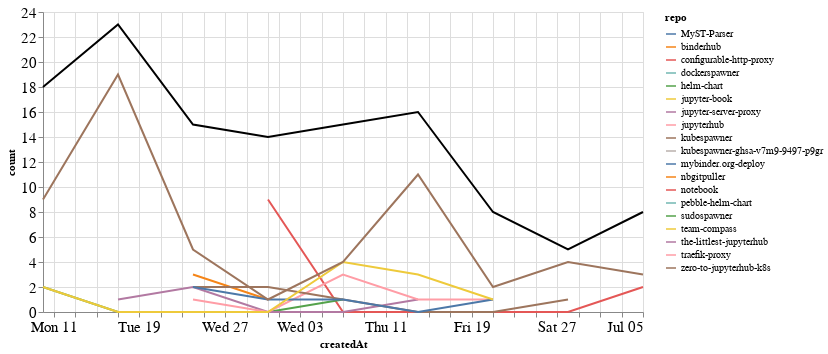

Notebook code for this chart:
### Markdown cell above
## Comments

### Code cell
comments_time = comments.groupby('repo').resample('W', on='createdAt').count()['author'].reset_index()
comments_time = comments_time.rename(columns={'author': 'count'})
comments_time_total = comments_time.groupby('createdAt').agg({"count": "sum"}).reset_index()
ch1 = alt.Chart(comments_time, width=600).mark_line().encode(
    x='createdAt',
    y='count',
    color='repo',
    tooltip="repo"
)

ch2 = alt.Chart(comments_time_total, width=600).mark_line(color="black").encode(
    x='createdAt',
    y='count',
)

ch1 + ch2

### Figure 1 — Vega-Lite specification as saved in the notebook (floating-point values rounded to 4 significant figures)
{"config": {"axisLeft": {"labelFontSize": 15}, "axisBottom": {"labelFontSize": 15}}, "layer": [{"data": {"name": "data-8fb615287b552695e87fe2a034bf1c96"}, "mark": "line", "encoding": {"color": {"type": "nominal", "field": "repo"}, "tooltip": {"type": "nominal", "field": "repo"}, "x": {"type": "temporal", "field": "createdAt"}, "y": {"type": "quantitative", "field": "count"}}, "width": 600}, {"data": {"name": "data-d8b6fa3fe214318858d892b3b78ec93d"}, "mark": {"type": "line", "color": "black"}, "encoding": {"x": {"type": "temporal", "field": "createdAt"}, "y": {"type": "quantitative", "field": "count"}}, "width": 600}], "$schema": "https://vega.github.io/schema/vega-lite/v4.8.1.json", "datasets": {"data-8fb615287b552695e87fe2a034bf1c96": [{"repo": "MyST-Parser", "createdAt": "2020-05-10T00:00:00", "count": 3}, {"repo": "binderhub", "createdAt": "2020-05-24T00:00:00", "count": 3}, {"repo": "binderhub", "createdAt": "2020-05-31T00:00:00", "count": 1}, {"repo": "configurable-http-proxy", "createdAt": "2020-05-31T00:00:00", "count": 9}, {"repo": "configurable-http-proxy", "createdAt": "2020-06-07T00:00:00", "count": 0}, {"repo": "configurable-http-proxy", "createdAt": "2020-06-14T00:00:00", "count": 0}, {"repo": "configurable-http-proxy", "createdAt": "2020-06-21T00:00:00", "count": 0}, {"repo": "configurable-http-proxy", "createdAt": "2020-06-28T00:00:00", "count": 0}, {"repo": "configurable-http-proxy", "createdAt": "2020-07-05T00:00:00", "count": 2}, {"repo": "dockerspawner", "createdAt": "2020-07-05T00:00:00", "count": 1}, {"repo": "helm-chart", "createdAt": "2020-05-10T00:00:00", "count": 2}, {"repo": "helm-chart", "createdAt": "2020-05-17T00:00:00", "count": 0}, {"repo": "helm-chart", "createdAt": "2020-05-24T00:00:00", "count": 0}, {"repo": "helm-chart", "createdAt": "2020-05-31T00:00:00", "count": 0}, {"repo": "helm-chart", "createdAt": "2020-06-07T00:00:00", "count": 1}, {"repo": "jupyter-book", "createdAt": "2020-05-10T00:00:00", "count": 1}, {"repo": "jupyter-server-proxy", "createdAt": "2020-05-17T00:00:00", "count": 1}, {"repo": "jupyter-server-proxy", "createdAt": "2020-05-24T00:00:00", "count": 2}, {"repo": "jupyter-server-proxy", "createdAt": "2020-05-31T00:00:00", "count": 0}, {"repo": "jupyter-server-proxy", "createdAt": "2020-06-07T00:00:00", "count": 0}, {"repo": "jupyter-server-proxy", "createdAt": "2020-06-14T00:00:00", "count": 1}, {"repo": "jupyterhub", "createdAt": "2020-05-24T00:00:00", "count": 1}, {"repo": "jupyterhub", "createdAt": "2020-05-31T00:00:00", "count": 0}, {"repo": "jupyterhub", "createdAt": "2020-06-07T00:00:00", "count": 3}, {"repo": "jupyterhub", "createdAt": "2020-06-14T00:00:00", "count": 1}, {"repo": "jupyterhub", "createdAt": "2020-06-21T00:00:00", "count": 1}, {"repo": "kubespawner", "createdAt": "2020-05-24T00:00:00", "count": 2}, {"repo": "kubespawner", "createdAt": "2020-05-31T00:00:00", "count": 2}, {"repo": "kubespawner", "createdAt": "2020-06-07T00:00:00", "count": 1}, {"repo": "kubespawner", "createdAt": "2020-06-14T00:00:00", "count": 0}, {"repo": "kubespawner", "createdAt": "2020-06-21T00:00:00", "count": 0}, {"repo": "kubespawner", "createdAt": "2020-06-28T00:00:00", "count": 1}, {"repo": "kubespawner-ghsa-v7m9-9497-p9gr", "createdAt": "2020-07-05T00:00:00", "count": 1}, {"repo": "mybinder.org-deploy", "createdAt": "2020-05-24T00:00:00", "count": 2}, {"repo": "mybinder.org-deploy", "createdAt": "2020-05-31T00:00:00", "count": 1}, {"repo": "mybinder.org-deploy", "createdAt": "2020-06-07T00:00:00", "count": 1}, {"repo": "mybinder.org-deploy", "createdAt": "2020-06-14T00:00:00", "count": 0}, {"repo": "mybinder.org-deploy", "createdAt": "2020-06-21T00:00:00", "count": 1}, {"repo": "nbgitpuller", "createdAt": "2020-07-05T00:00:00", "count": 1}, {"repo": "notebook", "createdAt": "2020-05-17T00:00:00", "count": 1}, {"repo": "pebble-helm-chart", "createdAt": "2020-06-07T00:00:00", "count": 1}, {"repo": "sudospawner", "createdAt": "2020-06-21T00:00:00", "count": 3}, {"repo": "team-compass", "createdAt": "2020-05-10T00:00:00", "count": 2}, {"repo": "team-compass", "createdAt": "2020-05-17T00:00:00", "count": 0}, {"repo": "team-compass", "createdAt": "2020-05-24T00:00:00", "count": 0}, {"repo": "team-compass", "createdAt": "2020-05-31T00:00:00", "count": 0}, {"repo": "team-compass", "createdAt": "2020-06-07T00:00:00", "count": 4}, {"repo": "team-compass", "createdAt": "2020-06-14T00:00:00", "count": 3}, {"repo": "team-compass", "createdAt": "2020-06-21T00:00:00", "count": 1}, {"repo": "the-littlest-jupyterhub", "createdAt": "2020-05-10T00:00:00", "count": 1}, {"repo": "traefik-proxy", "createdAt": "2020-05-17T00:00:00", "count": 2}, {"repo": "zero-to-jupyterhub-k8s", "createdAt": "2020-05-10T00:00:00", "count": 9}, {"repo": "zero-to-jupyterhub-k8s", "createdAt": "2020-05-17T00:00:00", "count": 19}, {"repo": "zero-to-jupyterhub-k8s", "createdAt": "2020-05-24T00:00:00", "count": 5}, {"repo": "zero-to-jupyterhub-k8s", "createdAt": "2020-05-31T00:00:00", "count": 1}, {"repo": "zero-to-jupyterhub-k8s", "createdAt": "2020-06-07T00:00:00", "count": 4}, {"repo": "zero-to-jupyterhub-k8s", "createdAt": "2020-06-14T00:00:00", "count": 11}, {"repo": "zero-to-jupyterhub-k8s", "createdAt": "2020-06-21T00:00:00", "count": 2}, {"repo": "zero-to-jupyterhub-k8s", "createdAt": "2020-06-28T00:00:00", "count": 4}, {"repo": "zero-to-jupyterhub-k8s", "createdAt": "2020-07-05T00:00:00", "count": 3}], "data-d8b6fa3fe214318858d892b3b78ec93d": [{"createdAt": "2020-05-10T00:00:00", "count": 18}, {"createdAt": "2020-05-17T00:00:00", "count": 23}, {"createdAt": "2020-05-24T00:00:00", "count": 15}, {"createdAt": "2020-05-31T00:00:00", "count": 14}, {"createdAt": "2020-06-07T00:00:00", "count": 15}, {"createdAt": "2020-06-14T00:00:00", "count": 16}, {"createdAt": "2020-06-21T00:00:00", "count": 8}, {"createdAt": "2020-06-28T00:00:00", "count": 5}, {"createdAt": "2020-07-05T00:00:00", "count": 8}]}}
